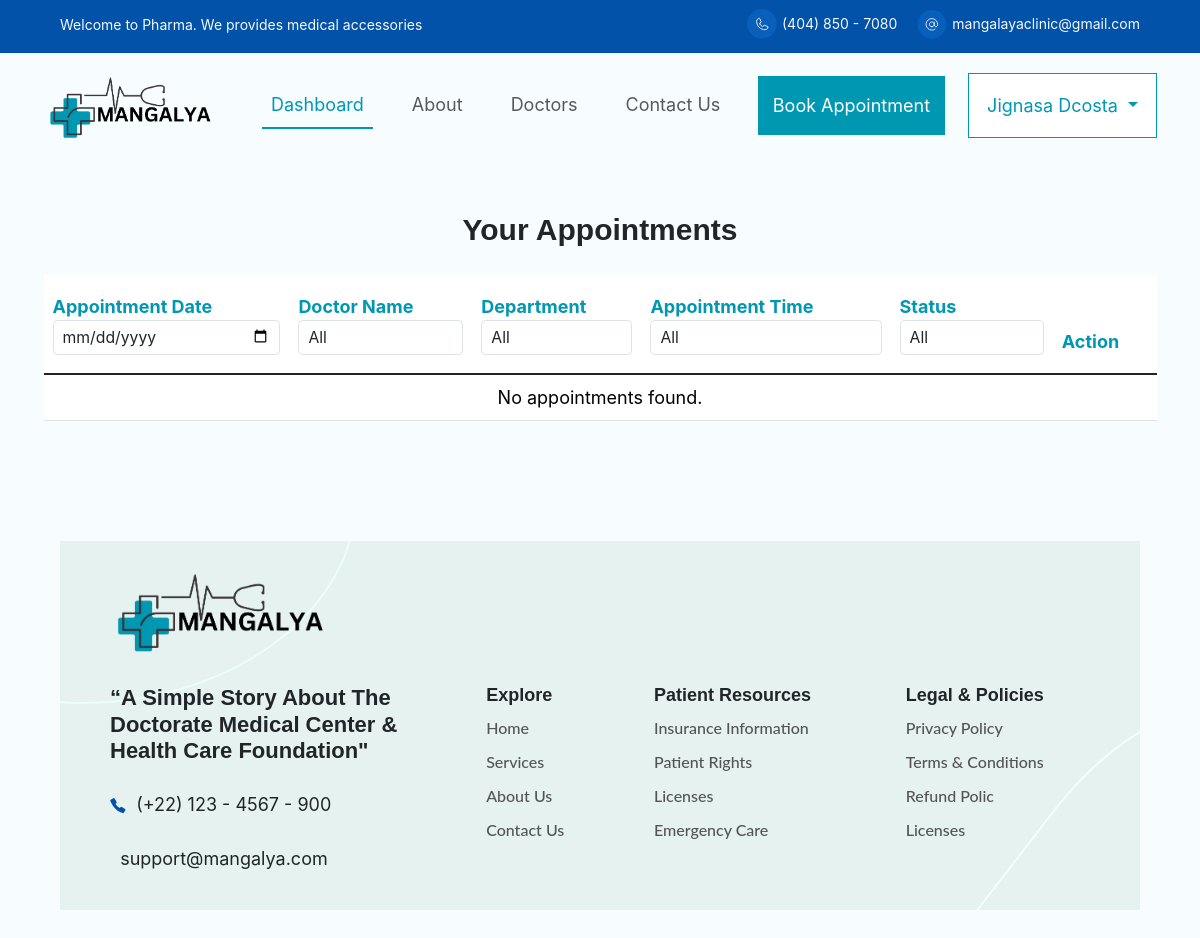
The page /patient_dashboard/ (signed in) on the database as committed earlier.
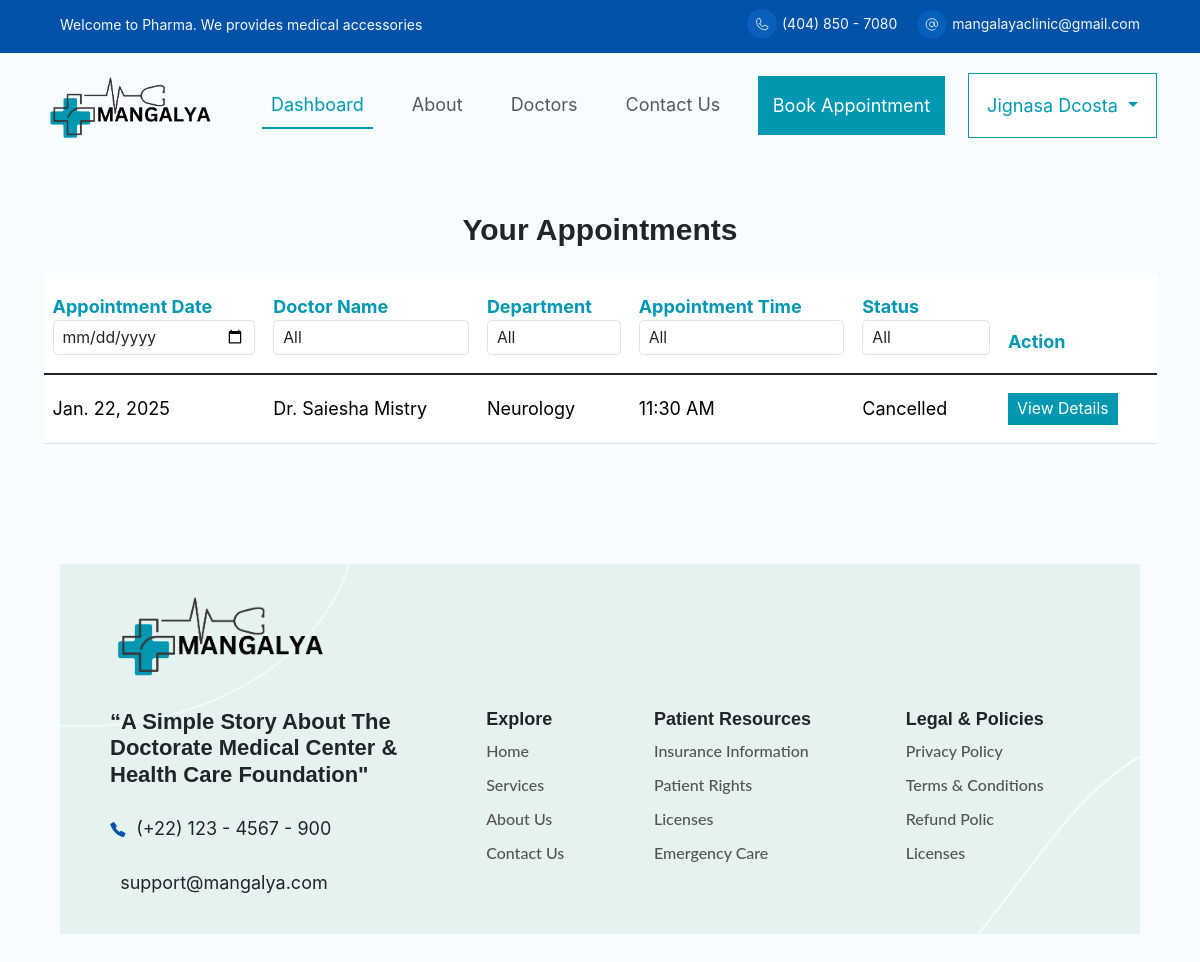
The same page on the database as committed later.
### appointment/models.py (models this page shows, shortened)
class Appointment(models.Model):
    STATUS_CHOICES = [
        ('Scheduled', 'Scheduled'),
        ('Completed', 'Completed'),
        ('Cancelled', 'Cancelled'),
    ]
    patient = models.ForeignKey(CustomUser, on_delete=models.CASCADE, related_name='appointments', limit_choices_to={'is_patient': True})
    doctor = models.ForeignKey(CustomUser, on_delete=models.CASCADE, related_name='appointments_as_doctor', limit_choices_to={'is_doctor': True})
    date = models.DateField()
    time = models.CharField(max_length=10, choices=TIME_SLOT_CHOICES)
    status = models.CharField(max_length=10, choices=STATUS_CHOICES, default='Scheduled')

class CustomUser(AbstractUser):
    email = models.EmailField(unique=True)  # Use email as the unique identifier
    is_patient = models.BooleanField(default=False, db_index=True)
    is_doctor = models.BooleanField(default=False, db_index=True)
    user_permissions=models.ManyToManyField('auth.Permission',related_name='account_user_permission_set',blank=True)
    groups = models.ManyToManyField('auth.Group',related_name='account_user_set',blank=True)
    USERNAME_FIELD = 'email'
    REQUIRED_FIELDS = ['username']
    class Meta:
        indexes = [
            models.Index(fields=['username']),
            models.Index(fields=['email']),
        ]

class DoctorProfile(models.Model):
    user = models.OneToOneField(CustomUser, on_delete=models.CASCADE, related_name='doctor_profile')
    gender = models.CharField(max_length=1, choices=GENDER_CHOICES)
    contact_number = models.CharField(max_length=15)
    role = models.CharField(max_length=100)
    department = models.ForeignKey(Department, on_delete=models.CASCADE, related_name='departemnt')
    fees = models.DecimalField(max_digits=10, decimal_places=2)
    profile_picture = models.ImageField(upload_to='doctor_profiles/', blank=True, null=True)
    description = models.TextField(default="No description available.")  # Add description field

class Department(models.Model):
    name = models.CharField(max_length=100, choices=DEPARTMENT_CATEGORY_CHOICES)

### appointment/views.py (the view)
# urls.py: path('patient_dashboard/',views.patient_dashboard,name='patient_dashboard'),
@login_required
def patient_dashboard(request):
    today = date.today()
    appointments = Appointment.objects.filter(patient=request.user)
    unique_doctors = appointments.values_list('doctor__first_name', 'doctor__last_name', flat=False).distinct()
    unique_departments = appointments.values_list('doctor__doctor_profile__department__name', flat=True).distinct()
    unique_times = appointments.values_list('time', flat=True).distinct()
    selected_date = request.GET.get('date', '')
    selected_doctor = request.GET.get('doctor', '')
    selected_department = request.GET.get('department', '')
    selected_time = request.GET.get('time', '')
    selected_status = request.GET.get('status', '')
    if selected_date:
        appointments = appointments.filter(date=selected_date)
    if selected_doctor:
        first_name, last_name = selected_doctor.split()
        appointments = appointments.filter(doctor__first_name=first_name, doctor__last_name=last_name)
    if selected_department:
        appointments = appointments.filter(doctor__doctor_profile__department__name=selected_department)
    if selected_time:
        appointments = appointments.filter(time=selected_time)
    if selected_status:
        appointments = appointments.filter(status=selected_status)
    return render(request, 'patient_dashboard.html', {
        'appointments': appointments,
        'unique_doctors': unique_doctors,
        'unique_departments': unique_departments,
        'unique_times': unique_times,
    })

### templates/patient_dashboard.html (shortened to what this page needs)
{% extends "base.html" %}
{% load static %}
{% block content %}
<div class="container mt-4">
    <div class="text-center mb-4 mt-5">
        <h4 class="page-header">Your Appointments</h4>
    </div>
    <form method="GET" action="{% url 'patient_dashboard' %}">
        <table class="table table-responsive align-middle">
            <thead class="table-brand py-3">
                <tr>
                    <th class="py-3" style="color: #0097B2;">
                        Appointment Date
                        <input type="date" name="date" class="form-control form-control-sm" value="{{ request.GET.date }}" onchange="this.form.submit()">
                    </th>
                    <th class="py-3" style="color: #0097B2;">
                        Doctor Name
                        <select name="doctor" class="form-control form-control-sm" onchange="this.form.submit()">
                            <option value="" style="font-size: 14px;">All</option>
                        </select>
                    </th>
                    <th class="py-3" style="color: #0097B2;">
                        Department
                        <select name="department" class="form-control form-control-sm" onchange="this.form.submit()">
                            <option value="" style="font-size: 14px;">All</option>
                        </select>
                    </th>
                    <th class="py-3" style="color: #0097B2;">
                        Appointment Time
                        <select name="time" class="form-control form-control-sm" onchange="this.form.submit()">
                            <option value="" style="font-size: 14px;">All</option>
                        </select>
                    </th>
                    <th class="py-3" style="color: #0097B2;">
                        Status
                        <select name="status" class="form-control form-control-sm" onchange="this.form.submit()">
                            <option value="" style="font-size: 14px;">All</option>
                        </select>
                    </th>
                    <th class="py-3" style="color: #0097B2;">Action</th>
                </tr>
            </thead>
            <tbody class="table-group-divider">
                {% for appointment in appointments %}
                <tr>
                    <td class="py-3">{{ appointment.date }}</td>
                    <td class="py-3">Dr. {{ appointment.doctor.first_name }} {{ appointment.doctor.last_name }}</td>
                    <td class="py-3">{{ appointment.doctor.doctor_profile.department.name }}</td>
                    <td class="py-3">{{ appointment.time }}</td>
                    <td class="py-3">{{ appointment.status }}</td>
                    <td class="py-3">
                        <a href="{% url 'patient_appointment_detail' appointment.id %}" class="btn btn-sm btn-primary-sm">View Details</a>
                    </td>
                </tr>
                {% empty %}
                <tr>
                    <td colspan="6" class="text-center">No appointments found.</td>
                </tr>
                {% endfor %}
            </tbody>
        </table>
    </form>
</div>
{% endblock content %}

Rows that differ between the two databases and show on the page:
added Appointment: date "Jan. 22, 2025", doctor.first_name "Saiesha", doctor.last_name "Mistry", doctor.doctor_profile.department.name "Neurology", time "11:30 AM", status "Cancelled"
Other text that changed with them:
text no longer shown: "No appointments found."
